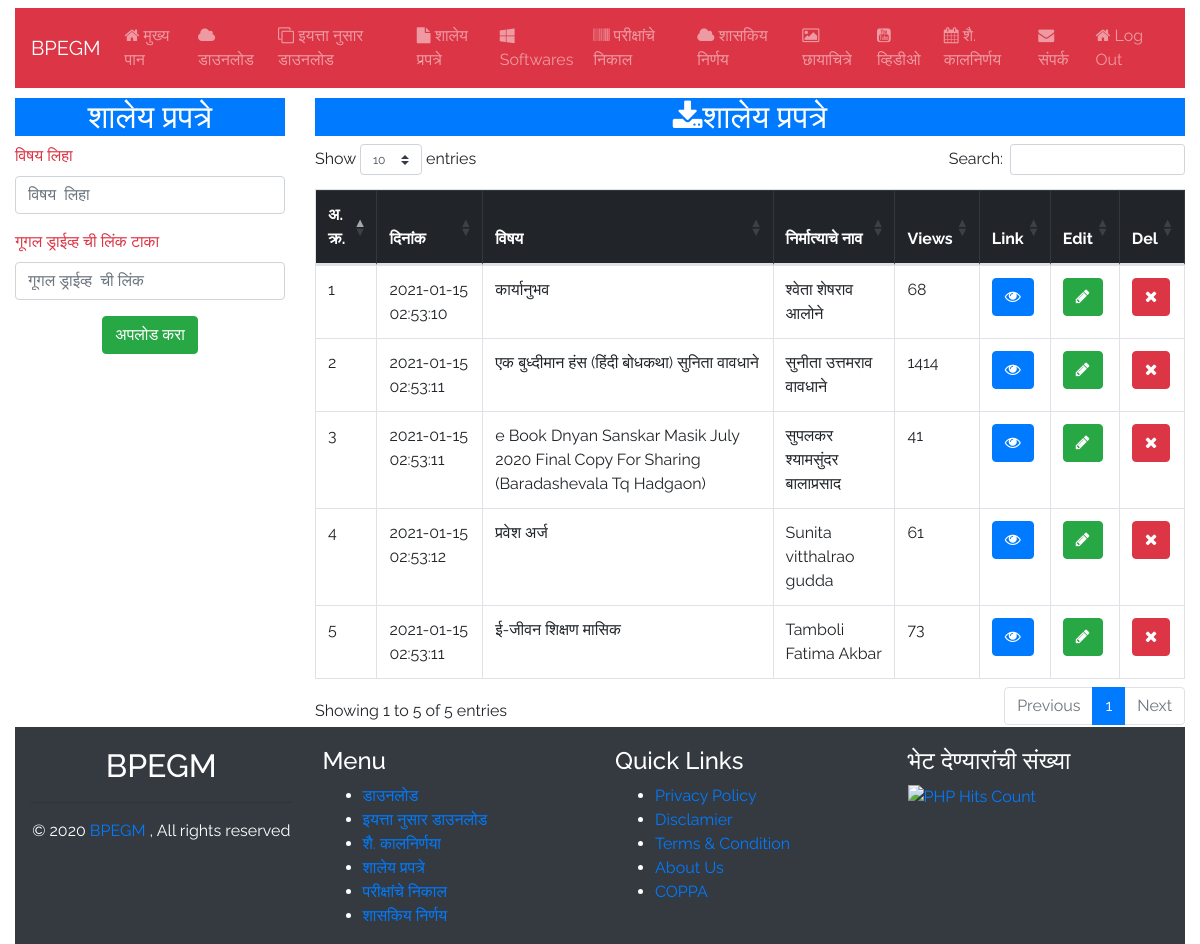
Screenshot of /admin/profarma.php (signed in) with the database file from the repository.
### tables this page shows
CREATE TABLE `profarma` (
  `id` int(11) NOT NULL,
  `date` timestamp NOT NULL DEFAULT CURRENT_TIMESTAMP ON UPDATE CURRENT_TIMESTAMP,
  `subject` varchar(255) NOT NULL,
  `link` varchar(255) NOT NULL,
  `uploaderId` int(10) NOT NULL,
  `views` int(11) NOT NULL
);

CREATE TABLE `uploaderby` (
  `id` int(11) NOT NULL,
  `name` varchar(250) NOT NULL,
  `schoolName` varchar(250) NOT NULL,
  `mobile` varchar(250) NOT NULL,
  `info` text NOT NULL,
  `image` varchar(250) NOT NULL,
  `password` varchar(255) NOT NULL
);

### admin/profarma.php (the view, shortened to what this page needs)
<?php
require_once('../inc/db.php');
include('inc/top.php');
?>
    <div class="container-fluid">
        <div class="row">
            <div class="col-lg-12">
                <?php include('inc/navbar.php');?>
            </div>
        </div>
        <div class="row" style="margin-top:10px;">
            <div class="col-md-3 mb-4">
                <h2 class="text-center bg-primary text-white">शालेय  प्रपत्रे   </h2>
                <form action="" method="post" enctype="multipart/form-data">
                    <div class="form-group ">
                        <label class="text-danger">विषय लिहा </label>
                        <input type="text" class="form-control" placeholder="विषय  लिहा " name="title" required> </div>
                    <div class="form-group ">
                        <label class="text-danger">गूगल ड्राईव्ह ची लिंक टाका </label>
                        <input type="text" class="form-control" placeholder="गूगल ड्राईव्ह  ची लिंक" name="link" required> </div>
                    <div class="form-group " align="center">
                        <button type="submit" class="btn btn-success" name="submit">अपलोड करा </button>
                    </div>
                </form>
            </div>
            <div class="col-md-9">
                <div class="table-responsive">
                    <h2 class="text-center bg-primary text-white"><i class="fa fa-download"></i>शालेय  प्रपत्रे  </h2>
                    <table class="table table-bordered " id="table2excel">
                        <thead class="table-dark">
                            <tr>
                                <th scope="col">अ. क्र.</th>
                                <th scope="col">दिनांक </th>
                                <th scope="col">विषय </th>
                                <th scope="col">निर्मात्याचे नाव </th>
                                <th scope="col">Views </th>
                                <th scope="col">Link </th>
                                <th scope="col">Edit </th>
                                <th scope="col">Del </th>
                            </tr>
                        </thead>
                        <tbody>
                            <?php
                           $download = "SELECT * FROM profarma ORDER BY id DESC ";
                            $run_download = mysqli_query($con, $download);
                            $ia=0;
                            while($row_download = mysqli_fetch_array($run_download)){
                                $download_id = $row_download['id'];
                                $download_date = $row_download['date'];
                                $download_subject = $row_download['subject'];
                                $download_link = $row_download['link'];
                                $uploaderId = $row_download['uploaderId'];
                                $views = $row_download['views'];
                                $uploadera = "SELECT * FROM uploaderby WHERE id = $uploaderId";
                                $run_downloada = mysqli_query($con, $uploadera);
                                $row_uploadera = mysqli_fetch_array($run_downloada);
                                $uploader_name = $row_uploadera['name'];
                                $ia=$ia+1;
                                ?>
                                <tr class="">
                                    <td>
                                        <?php echo $ia;?>
                                    </td>
                                    <td>
                                        <?php echo $download_date;?>
                                    </td>
                                    <td>
                                        <?php echo $download_subject;?>
                                    </td>
                                    <td>
                                        <?php echo $uploader_name;?>
                                    </td>
                                    <td>
                                        <?php echo $views;?>
                                    </td>
                                    <td><a href="<?php echo $download_link;?>" class="btn btn-primary" target="_blank"><i class="fa fa-eye" aria-hidden="true"></i></a></td>
                                    <td><a href="editProfarma.php?id=<?php echo $download_id;?>" class="btn btn-success"><i class="fa fa-pencil" aria-hidden="true"></i></a></td>
                                    <td><a href="profarma.php?id=<?php echo $download_id;?>" class="btn btn-danger"><i class="fa fa-times" aria-hidden="true"></i></a></td>
                                </tr>
                                <?php } ?>
                        </tbody>
                    </table>
                </div>
            </div>
        </div>
        <div class="container-fluid">
            <div class="row bg-dark" style="padding-top:20px;">
                <?php include('inc/footer.php');?>
            </div>
        </div>
    </div>
    </body>
    </html>

### admin/inc/top.php (style rules this page uses)
body { font-family: 'Raleway'; }

### rows the page displays
profarma: date "2021-01-15 02:53:10", subject "कार्यानुभव", uploaderby.name "श्वेता शेषराव आलोने", views "68"
profarma: date "2021-01-15 02:53:11", subject "एक बुध्दीमान हंस (हिंदी बोधकथा) सुनिता वावधाने", uploaderby.name "सुनीता उत्तमराव वावधाने", views "1414"
profarma: date "2021-01-15 02:53:11", subject "e Book Dnyan Sanskar Masik July 2020 Final Copy For Sharing (Baradashevala Tq Hadgaon)", uploaderby.name "सुपलकर श्यामसुंदर बालाप्रसाद", views "41"
profarma: date "2021-01-15 02:53:12", subject "प्रवेश अर्ज", uploaderby.name "Sunita vitthalrao gudda", views "61"
profarma: date "2021-01-15 02:53:11", subject "ई-जीवन शिक्षण मासिक", uploaderby.name "Tamboli Fatima Akbar", views "73"
